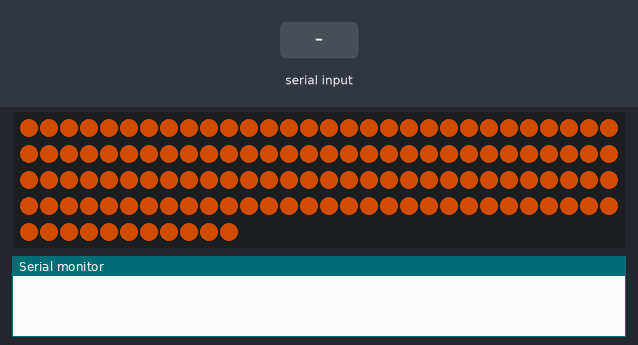
A sketch run on a simulated Arduino Nano, built with avr-gcc and run on an emulated ATmega328P. On the bench: 131 RGB LEDs in strip order, left to right, continuing on the next row, the last lines printed to the serial monitor. The test bench sets the inputs (shaded band). Dim RGB values are drawn brighter than linear.

Above: at 2.2 s.
2.3 s: "4\n" received over Serial
At 3.9 s:
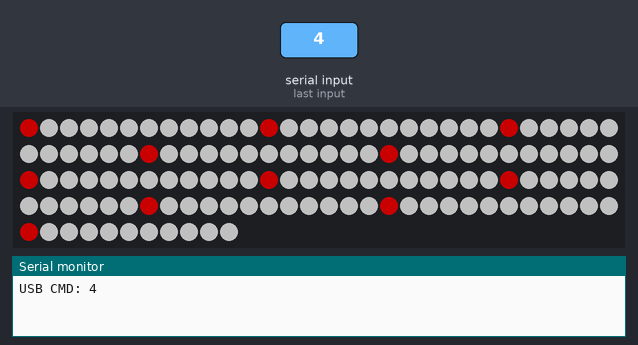
4.8 s: "90,45\n" received over the second serial link
At 7.0 s:
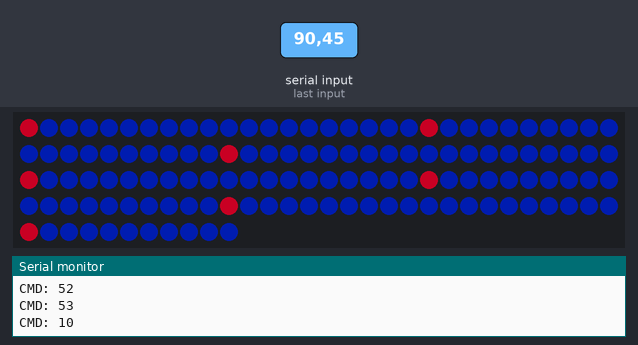
7.3 s: "6\n" received over Serial
At 8.9 s:
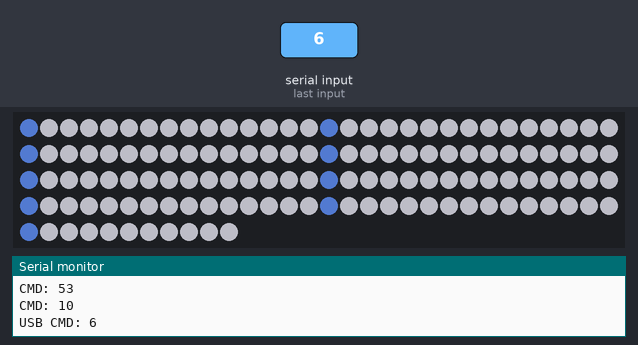
9.8 s: "5\n" received over Serial
At 11.1 s:
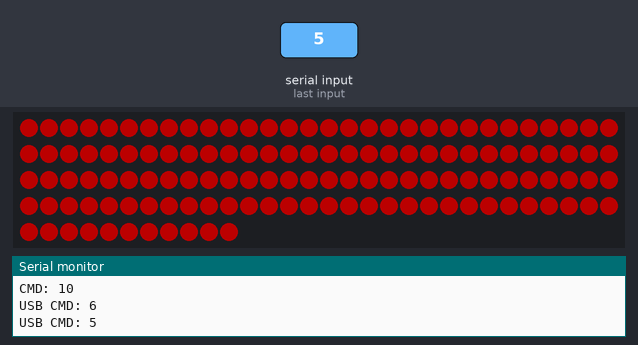
11.9 s: "30,150\n" received over the second serial link
At 12.73 s:
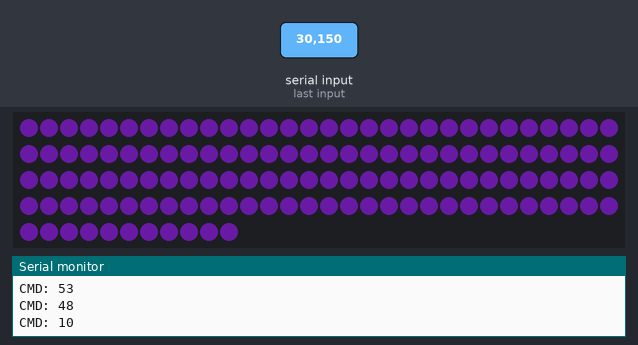
14.3 s: byte 99 (CMD_CHECKERED) received over Serial
At 15.78 s:
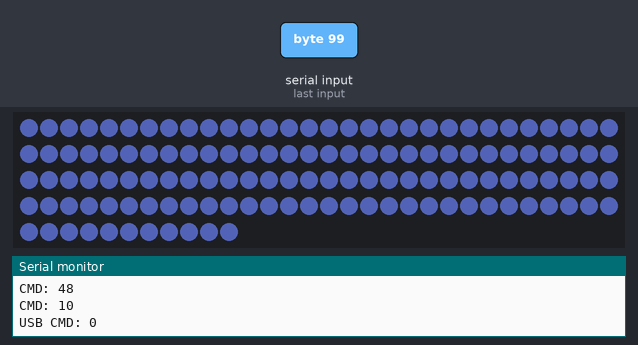
Timing chart, 0 to 17.3 s (numbered marks = the images above; inputs shaded):
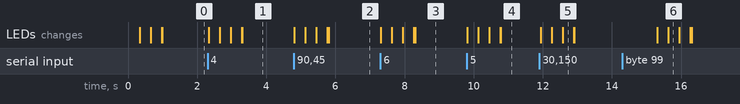

The sketch:

nano.ino
```cpp
#include <Adafruit_NeoPixel.h>
#include <SoftwareSerial.h>

#define STRIP_PIN   6
#define NUM_LEDS    131
#define ESP_RX_PIN  8
#define ESP_TX_PIN  9

#define CMD_DISPLAY      0
#define CMD_PULSE      255
#define CMD_CHECKERED   99
#define CMD_LIGHTS_OUT  77

Adafruit_NeoPixel strip(NUM_LEDS, STRIP_PIN, NEO_GRB + NEO_KHZ800);
SoftwareSerial espSerial(ESP_RX_PIN, ESP_TX_PIN);

// ================= COLOR TRACKING =================
int currentR = 0, currentG = 0, currentB = 0;
int currentTeam = -1;

// ================= PULSE =================
bool pulsing      = false;
float pulseFactor = 0.3;
bool pulseRising  = true;
int pulseR = 0, pulseG = 0, pulseB = 0;
unsigned long lastPulse = 0;

// ================= TEAM COLORS =================
struct Color { int r, g, b; };
Color teamColors[] = {
  {  0,   0,   0},
  {220,   0,   0},  // 1  Ferrari
  {  0,  90, 255},  // 2  Alpine
  {  0, 100,  60},  // 3  Aston Martin
  {180, 180, 180},  // 4  Haas (soft white)
  {160,   0,   0},  // 5  Audi
  {200, 200, 210},  // 6  Cadillac (soft silver)
  {255,  95,   0},  // 7  McLaren
  {  0, 210, 170},  // 8  Mercedes
  {  0,  70, 200},  // 9  Racing Bulls
  {  0,  20, 120},  // 10 Red Bull (deep navy)
  {  0, 140, 255},  // 11 Williams
};

// ================= ACCENT PIXELS =================
// Stores per-pixel accent colours for teams that have highlight LEDs.
// doPulse() re-applies these after setting the base colour so they
// are never wiped by the pulse cycle.
struct AccentPixel { int index; int r; int g; int b; };
AccentPixel accentPixels[25];
int numAccentPixels = 0;

// ==========================================================
// SETUP
// ==========================================================

void setup() {
  Serial.begin(115200);
  espSerial.begin(9600);

  strip.begin();
  strip.setBrightness(120);
  strip.show();

  // Default to McLaren on first boot
  setTeamColor(7);
}

// ==========================================================
// LOOP
// ==========================================================

void loop() {

  // Commands from NodeMCU
  if (espSerial.available()) {
    int cmd = espSerial.read();   // raw byte, 0-255, no parsing/toInt() involved
    Serial.print("CMD: ");
    Serial.println(cmd);
    handleCommand(cmd);
  }

  // Commands from USB Serial Monitor (for testing)
  if (Serial.available()) {
    String msg = Serial.readStringUntil('\n');
    msg.trim();
    if (msg.length() == 0) return;
    int cmd = msg.toInt();
    Serial.print("USB CMD: ");
    Serial.println(cmd);
    handleCommand(cmd);
  }

  if (pulsing && millis() - lastPulse > 30) {
    lastPulse = millis();
    doPulse();
  }
}

// ==========================================================
// COMMAND HANDLER
// ==========================================================

void handleCommand(int cmd) {
  if (cmd < 0 || cmd > 255) return;   // read() error sentinel or garbage

  if (cmd == CMD_CHECKERED) {
    pulsing = false;
    checkeredWipe();
    // Do NOT restore after checkered — wait for NodeMCU to send teamID
    return;
  }

  if (cmd == CMD_LIGHTS_OUT) {
    pulsing = false;
    lightsOutAnimation();
    restoreTeamAfterAnimation();
    pulsing = true;
    return;
  }

  if (cmd == CMD_PULSE) {
    pulseFactor = 0.3;
    pulseRising = true;
    lastPulse = millis();
    pulsing = true;
    return;
  }

  if (cmd == CMD_DISPLAY) {
    pulsing = false;
    numAccentPixels = 0;   // clear accents — display mode is plain warm white
    // IMPORTANT: DISPLAY is not a team colour.
    // Force the next team command to actually update the LEDs.
    currentTeam = -1;
    smoothFade(200, 200, 190);
    strip.setBrightness(150);
    strip.show();
    return;
  }

  if (cmd >= 1 && cmd <= 11) {
    pulsing = false;
    setTeamColor(cmd);
  }
}

// ==========================================================
// TEAM SETTER
// ==========================================================

void setTeamColor(int team) {
  if (team == currentTeam) return;  // already showing this team

  currentTeam = team;
  Color c = teamColors[team];
  smoothFade(c.r, c.g, c.b);
  pulseR = c.r;
  pulseG = c.g;
  pulseB = c.b;
  applyAccent(team);
}

// ==========================================================
// ACCENTS
// Stores accent pixel positions and colours in accentPixels[]
// so doPulse() can re-apply them each cycle without overwriting.
// ==========================================================

void applyAccent(int team) {
  numAccentPixels = 0;   // clear previous accent list

  if (team == 4) {          // Haas — red accents on soft white base
    for (int i = 0; i < NUM_LEDS; i++) {
      if (i % 12 == 0) {
        accentPixels[numAccentPixels++] = {i, 220, 0, 0};
        strip.setPixelColor(i, strip.Color(220, 0, 0));
      }
    }
  }

  if (team == 6) {          // Cadillac — blue accents on silver base
    for (int i = 0; i < NUM_LEDS; i++) {
      if (i % 15 == 0) {
        accentPixels[numAccentPixels++] = {i, 100, 150, 255};
        strip.setPixelColor(i, strip.Color(100, 150, 255));
      }
    }
  }

  if (team == 10) {         // Red Bull — red accents on deep navy base
    for (int i = 0; i < NUM_LEDS; i++) {
      if (i % 20 == 0) {
        accentPixels[numAccentPixels++] = {i, 220, 0, 40};
        strip.setPixelColor(i, strip.Color(220, 0, 40));
      }
    }
  }

  strip.show();
}

// ==========================================================
// SMOOTH FADE
// ==========================================================

void smoothFade(int tr, int tg, int tb) {
  int steps = 40;
  for (int i = 0; i <= steps; i++) {
    int r = currentR + (tr - currentR) * i / steps;
    int g = currentG + (tg - currentG) * i / steps;
    int b = currentB + (tb - currentB) * i / steps;
    for (int j = 0; j < NUM_LEDS; j++)
      strip.setPixelColor(j, strip.Color(r, g, b));
    strip.show();
    delay(15);
  }
  currentR = tr;
  currentG = tg;
  currentB = tb;
}

// ==========================================================
// PULSE
// Re-applies accent pixels after setting base colour so they
// are never overwritten by the pulse cycle.
// ==========================================================

void doPulse() {
  if (pulseRising) {
    pulseFactor += 0.01;
    if (pulseFactor >= 1.0) {
      pulseFactor = 1.0;
      pulseRising = false;
    }
  } else {
    pulseFactor -= 0.01;
    if (pulseFactor <= 0.3) {
      pulseFactor = 0.3;
      pulseRising = true;
    }
  }

  for (int i = 0; i < NUM_LEDS; i++) {
    strip.setPixelColor(i, strip.Color(
      pulseR * pulseFactor,
      pulseG * pulseFactor,
      pulseB * pulseFactor));
  }

  for (int i = 0; i < numAccentPixels; i++) {
    strip.setPixelColor(accentPixels[i].index, strip.Color(
      accentPixels[i].r * pulseFactor,
      accentPixels[i].g * pulseFactor,
      accentPixels[i].b * pulseFactor));
  }

  strip.show();
}

// ==========================================================
// LIGHTS OUT ANIMATION
// ==========================================================

void lightsOutAnimation() {
  for (int i = 5; i > 0; i--) {
    Serial.print("Lights Out in: ");
    Serial.println(i);
    for (int j = 0; j < NUM_LEDS; j++)
      strip.setPixelColor(j, strip.Color(255, 0, 0));
    strip.show();
    delay(300);
    strip.clear();
    strip.show();
    delay(700);
  }
}

// ==========================================================
// CHECKERED WIPE
// ==========================================================

void checkeredWipe() {
  for (int c = 0; c < 12; c++) {
    for (int offset = 0; offset < 8; offset++) {
      for (int i = 0; i < NUM_LEDS; i++) {
        int pattern = ((i + offset) / 4) % 2;
        strip.setPixelColor(i, pattern == 0
          ? strip.Color(240, 240, 240)
          : strip.Color( 20,  20,  20));
      }
      strip.show();
      delay(70);
    }
  }
  currentTeam = -1;  // reset so next setTeamColor() always fades correctly
}

// ==========================================================
// RESTORE AFTER ANIMATION
// ==========================================================

void restoreTeamAfterAnimation() {
  setTeamColor(currentTeam);
}
```

Measured:
- after the input at 4.8 s, the LEDs: first change at once (image 2 shows a later state)
- after the input at 7.3 s, the LEDs: first change at once (image 3 shows a later state)
- after the input at 9.8 s, the LEDs: first change at once (image 4 shows a later state)
- after the input at 14.3 s, the LEDs: first change after 1.0 s (image 6 shows a later state)
